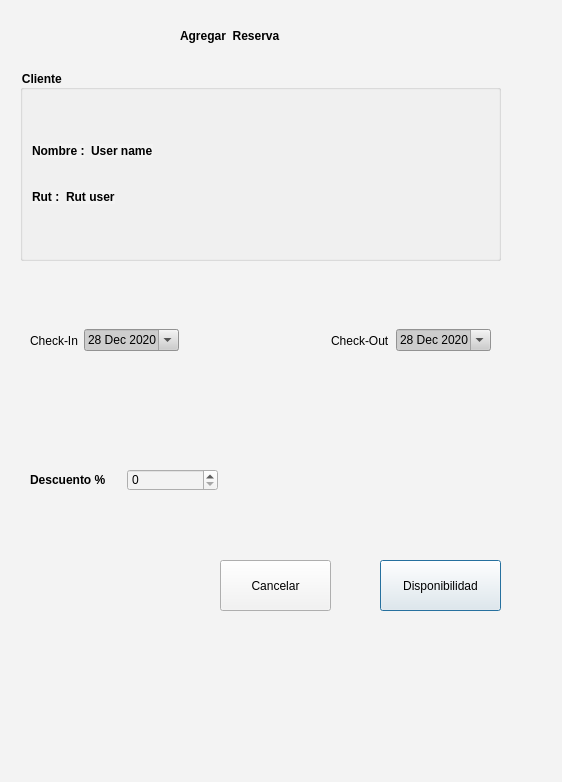
<?xml version="1.0" encoding="UTF-8"?>
<ui version="4.0">
 <class>Dialog</class>
 <widget class="QDialog" name="Dialog">
  <property name="windowModality">
   <enum>Qt::NonModal</enum>
  </property>
  <property name="geometry">
   <rect>
    <x>0</x>
    <y>0</y>
    <width>562</width>
    <height>782</height>
   </rect>
  </property>
  <property name="windowTitle">
   <string>Dialog</string>
  </property>
  <property name="styleSheet">
   <string notr="true">background-color: rgb(243, 243, 243);</string>
  </property>
  <widget class="QGroupBox" name="groupBox">
   <property name="geometry">
    <rect>
     <x>20</x>
     <y>70</y>
     <width>481</width>
     <height>191</height>
    </rect>
   </property>
   <property name="styleSheet">
    <string notr="true">font: 57 11pt &quot;Ubuntu&quot;;
font-weight:bold;</string>
   </property>
   <property name="title">
    <string>Cliente </string>
   </property>
   <layout class="QVBoxLayout" name="verticalLayout_2">
    <item>
     <layout class="QVBoxLayout" name="verticalLayout">
      <item>
       <layout class="QHBoxLayout" name="horizontalLayout_4">
        <item>
         <widget class="QLabel" name="label_2">
          <property name="sizePolicy">
           <sizepolicy hsizetype="Maximum" vsizetype="Maximum">
            <horstretch>0</horstretch>
            <verstretch>0</verstretch>
           </sizepolicy>
          </property>
          <property name="text">
           <string>Nombre :</string>
          </property>
         </widget>
        </item>
        <item>
         <widget class="QLabel" name="username">
          <property name="sizePolicy">
           <sizepolicy hsizetype="Maximum" vsizetype="Maximum">
            <horstretch>0</horstretch>
            <verstretch>0</verstretch>
           </sizepolicy>
          </property>
          <property name="text">
           <string>User name</string>
          </property>
         </widget>
        </item>
        <item>
         <spacer name="horizontalSpacer_2">
          <property name="orientation">
           <enum>Qt::Horizontal</enum>
          </property>
          <property name="sizeHint" stdset="0">
           <size>
            <width>40</width>
            <height>20</height>
           </size>
          </property>
         </spacer>
        </item>
       </layout>
      </item>
      <item>
       <spacer name="verticalSpacer">
        <property name="orientation">
         <enum>Qt::Vertical</enum>
        </property>
        <property name="sizeType">
         <enum>QSizePolicy::Maximum</enum>
        </property>
        <property name="sizeHint" stdset="0">
         <size>
          <width>20</width>
          <height>20</height>
         </size>
        </property>
       </spacer>
      </item>
      <item>
       <layout class="QHBoxLayout" name="horizontalLayout_5">
        <item>
         <widget class="QLabel" name="label_3">
          <property name="sizePolicy">
           <sizepolicy hsizetype="Maximum" vsizetype="Maximum">
            <horstretch>0</horstretch>
            <verstretch>0</verstretch>
           </sizepolicy>
          </property>
          <property name="text">
           <string>Rut :</string>
          </property>
          <property name="textFormat">
           <enum>Qt::PlainText</enum>
          </property>
         </widget>
        </item>
        <item>
         <widget class="QLabel" name="rut_user">
          <property name="sizePolicy">
           <sizepolicy hsizetype="Maximum" vsizetype="Maximum">
            <horstretch>0</horstretch>
            <verstretch>0</verstretch>
           </sizepolicy>
          </property>
          <property name="text">
           <string>Rut user</string>
          </property>
         </widget>
        </item>
        <item>
         <spacer name="horizontalSpacer_3">
          <property name="orientation">
           <enum>Qt::Horizontal</enum>
          </property>
          <property name="sizeHint" stdset="0">
           <size>
            <width>40</width>
            <height>20</height>
           </size>
          </property>
         </spacer>
        </item>
       </layout>
      </item>
     </layout>
    </item>
   </layout>
  </widget>
  <widget class="QWidget" name="horizontalLayoutWidget_3">
   <property name="geometry">
    <rect>
     <x>30</x>
     <y>440</y>
     <width>188</width>
     <height>80</height>
    </rect>
   </property>
   <layout class="QHBoxLayout" name="horizontalLayout_3">
    <item>
     <widget class="QLabel" name="label_5">
      <property name="styleSheet">
       <string notr="true">font: 57 11pt &quot;Ubuntu&quot;;
font-weight:bold;</string>
      </property>
      <property name="text">
       <string>Descuento %</string>
      </property>
     </widget>
    </item>
    <item>
     <widget class="QSpinBox" name="desc"/>
    </item>
   </layout>
  </widget>
  <widget class="QLabel" name="label_6">
   <property name="geometry">
    <rect>
     <x>180</x>
     <y>20</y>
     <width>171</width>
     <height>31</height>
    </rect>
   </property>
   <property name="styleSheet">
    <string notr="true">font: 57 14pt &quot;Ubuntu&quot;;
font-weight: bold;</string>
   </property>
   <property name="text">
    <string>Agregar  Reserva </string>
   </property>
  </widget>
  <widget class="QWidget" name="horizontalLayoutWidget_2">
   <property name="geometry">
    <rect>
     <x>30</x>
     <y>300</y>
     <width>461</width>
     <height>81</height>
    </rect>
   </property>
   <layout class="QHBoxLayout" name="horizontalLayout_2">
    <item>
     <widget class="QLabel" name="label_4">
      <property name="text">
       <string>Check-In</string>
      </property>
     </widget>
    </item>
    <item>
     <widget class="QDateEdit" name="checkin">
      <property name="styleSheet">
       <string notr="true">background-color : #CDCDCD;
color: rgb(0,0,0);</string>
      </property>
      <property name="dateTime">
       <datetime>
        <hour>0</hour>
        <minute>0</minute>
        <second>0</second>
        <year>2020</year>
        <month>12</month>
        <day>28</day>
       </datetime>
      </property>
      <property name="time">
       <time>
        <hour>0</hour>
        <minute>0</minute>
        <second>0</second>
       </time>
      </property>
      <property name="calendarPopup">
       <bool>true</bool>
      </property>
      <property name="timeSpec">
       <enum>Qt::LocalTime</enum>
      </property>
      <property name="date">
       <date>
        <year>2020</year>
        <month>12</month>
        <day>28</day>
       </date>
      </property>
     </widget>
    </item>
    <item>
     <spacer name="horizontalSpacer">
      <property name="orientation">
       <enum>Qt::Horizontal</enum>
      </property>
      <property name="sizeHint" stdset="0">
       <size>
        <width>40</width>
        <height>20</height>
       </size>
      </property>
     </spacer>
    </item>
    <item>
     <widget class="QLabel" name="label">
      <property name="text">
       <string>Check-Out</string>
      </property>
     </widget>
    </item>
    <item>
     <widget class="QDateEdit" name="checkout">
      <property name="styleSheet">
       <string notr="true">background-color : #CDCDCD;
color: rgb(0,0,0);</string>
      </property>
      <property name="calendarPopup">
       <bool>true</bool>
      </property>
      <property name="date">
       <date>
        <year>2020</year>
        <month>12</month>
        <day>28</day>
       </date>
      </property>
     </widget>
    </item>
   </layout>
  </widget>
  <widget class="QPushButton" name="precio">
   <property name="geometry">
    <rect>
     <x>380</x>
     <y>560</y>
     <width>121</width>
     <height>51</height>
    </rect>
   </property>
   <property name="text">
    <string>Disponibilidad</string>
   </property>
  </widget>
  <widget class="QPushButton" name="pushButton_2">
   <property name="geometry">
    <rect>
     <x>220</x>
     <y>560</y>
     <width>111</width>
     <height>51</height>
    </rect>
   </property>
   <property name="text">
    <string>Cancelar</string>
   </property>
  </widget>
 </widget>
 <resources/>
 <connections/>
</ui>
